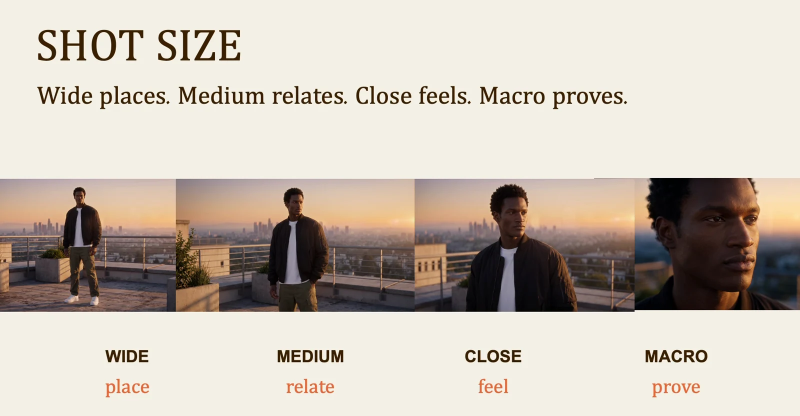
#> input picture resources/lesson-materials/2/0.webp, 1600 x 832 px, given in place of lesson-poster.raw.jpg, which was not available (shown at 1/2 size)
$ python build-placeholders.py
#> lines starting #> are read from the running program, lines starting #| are printed output that depends on the picture; pictures that were not available may be replaced by others from this repository, and a replacement may not be noted
#!/usr/bin/env python3
"""
Build the homepage's placeholder image set.

Two sources, no random stock photography:

  1. Real stills cropped from public/media/tutorial-2.mp4 for the lesson
     poster, the course-preview poster, the outcomes photo and Roan's
     portrait. These are on-brand because they are the actual course footage.

  2. Generated brand covers for the five learning paths and generated avatar
     tiles for the people we do not have photographs of yet. Both are drawn
     from the design tokens, so they read as a deliberate system rather than
     as mismatched stock.

Drop real photographs over any file in public/images/people/ using the same
filename and they will be picked up with no code change.

Usage:  python3 scripts/build-placeholders.py
"""

import subprocess
from pathlib import Path

from PIL import Image, ImageDraw, ImageFont

ROOT = Path(__file__).resolve().parent.parent
PEOPLE = ROOT / "public/images/people"
SCENES = ROOT / "public/images/scenes"
PATHS = ROOT / "public/images/paths"
VIDEO = ROOT / "public/media/tutorial-2.mp4"

for d in (PEOPLE, SCENES, PATHS):
    d.mkdir(parents=True, exist_ok=True)

# Design tokens (kept in sync with src/app/globals.css).
INK = (16, 24, 32)
INK_MUTED = (92, 110, 127)
SURFACE = (255, 255, 255)
SURFACE_SUBTLE = (238, 243, 247)
LINE = (216, 225, 232)
ACCENT = (6, 108, 148)
CREST = (2, 177, 224)
CREST_TINT = (207, 237, 249)
DEEP = (8, 43, 58)

BOLD = "/System/Library/Fonts/Supplemental/Arial Bold.ttf"
REG = "/System/Library/Fonts/Supplemental/Arial.ttf"


def font(path, size):
    return ImageFont.truetype(path, size)


# [4 lines left out: function centre, not called in this run]


def grab(seconds, out, crop=None, size=None):
    """Pull one frame from the tutorial footage."""
#> called with seconds = 1.2, size = (1280, 720)
    tmp = out.with_suffix(".raw.jpg")
    subprocess.run(
        ["ffmpeg", "-v", "error", "-ss", str(seconds), "-i", str(VIDEO),
         "-frames:v", "1", "-q:v", "2", str(tmp), "-y"],
        check=True,
    )
#> (this line was passed over: subprocess is not available in this run)
    im = Image.open(tmp).convert("RGB")
#> im is the input picture: PIL image 1600x832 RGB; mean R, G, B 199.4, 190.1, 179.3
    if crop:
        im = im.crop(crop)
    if size:
        im = im.resize(size, Image.LANCZOS)
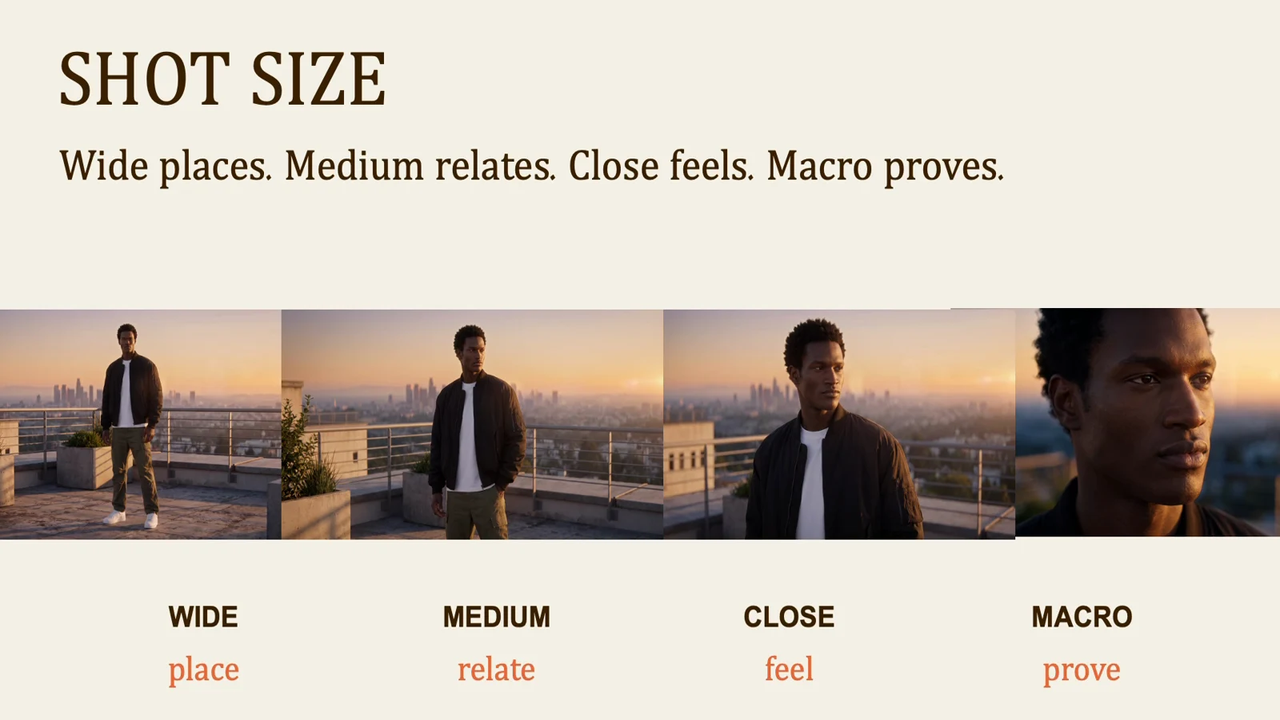
#> im: PIL image 1280x720 RGB; mean R, G, B 199.4, 190.1, 179.3
    im.save(out, quality=88)
    tmp.unlink()
    print("frame ->", out.relative_to(ROOT))


# [47 lines left out: functions crest, avatar, path_cover, not called in this run]


# --------------------------------------------------------------- real stills
grab(1.2, SCENES / "lesson-poster.jpg", size=(1280, 720))
grab(4.6, SCENES / "course-preview.jpg", size=(1280, 720))
#> call 2 of grab, with seconds = 4.6, size = (1280, 720)
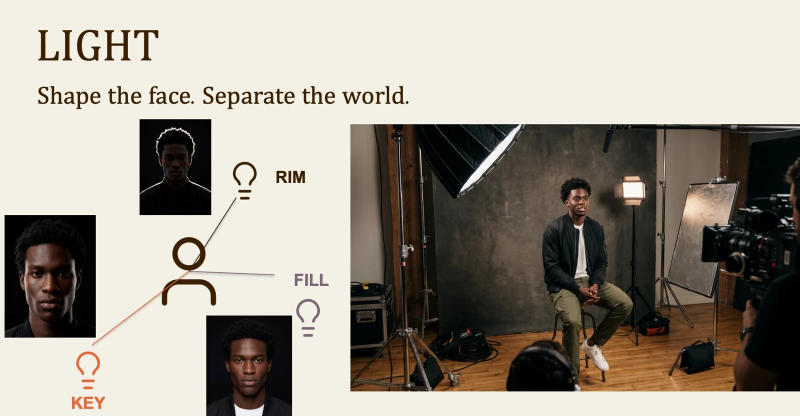
#> input picture resources/lesson-materials/2/1.webp, 1600 x 832 px, given in place of course-preview.raw.jpg, which was not available (shown at 1/2 size)
#> in grab, im is the input picture: PIL image 1600x832 RGB; mean R, G, B 158.4, 151.9, 141.7
#> in grab (call 2), `im = im.resize(size, Image.LANCZOS)`:
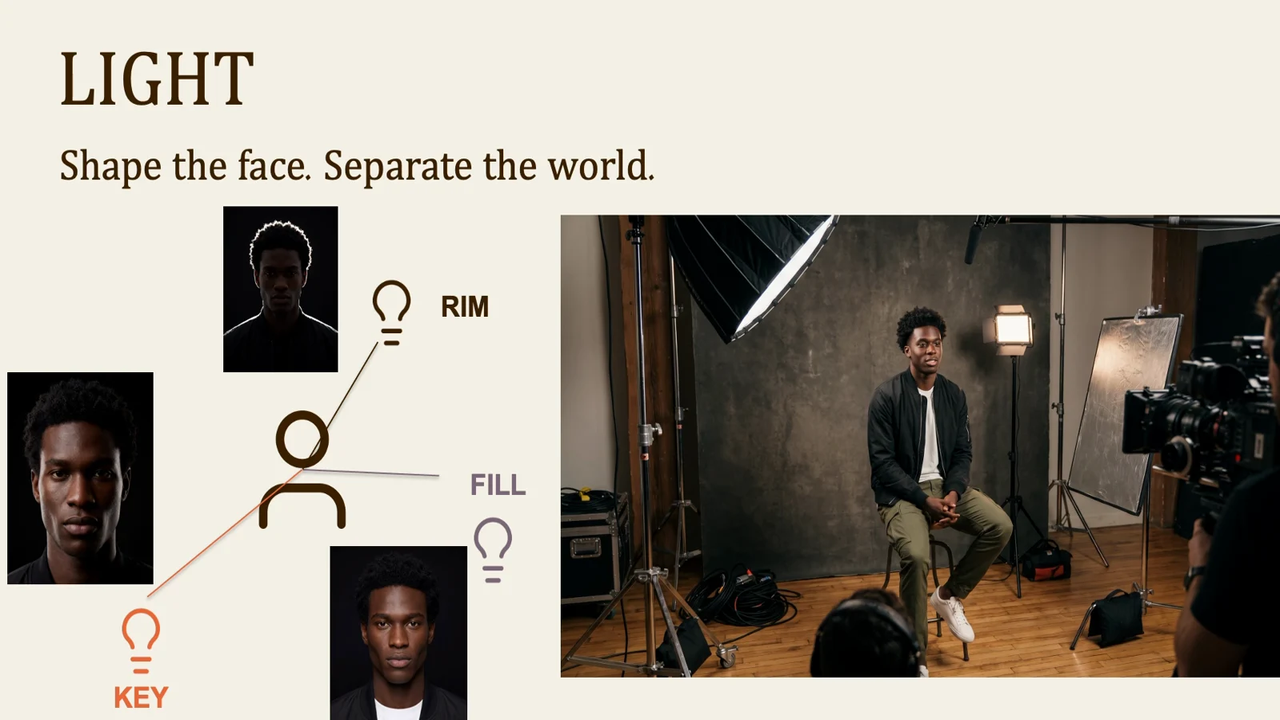
#> im: PIL image 1280x720 RGB; mean R, G, B 158.3, 151.9, 141.8
# The team band takes a wide desk-level slice so it reads as a different
# moment from the two talking-head stills.
grab(0.4, SCENES / "team-band.jpg", crop=(0, 330, 1280, 690), size=(2100, 590))
#> call 3 of grab, with seconds = 0.4, crop = (0, 330, 1280, 690), size = (2100, 590)
#> in grab (call 3), `im = im.crop(crop)`:
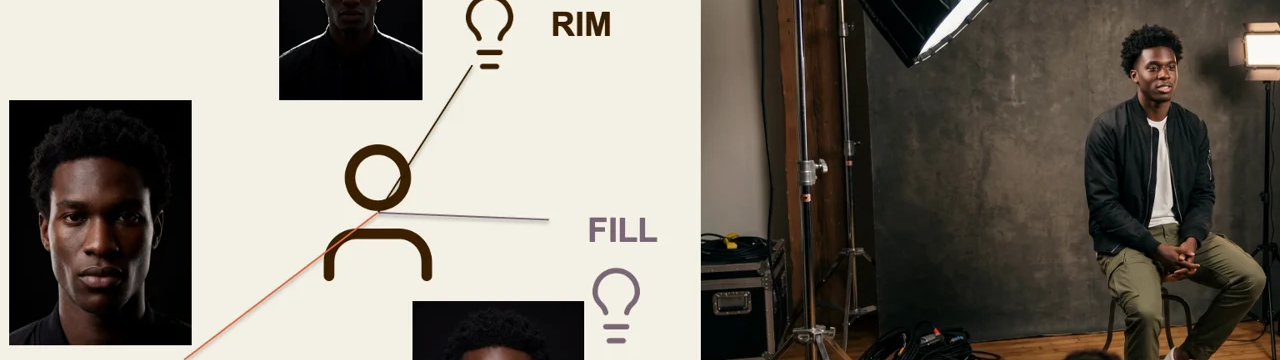
#> im: PIL image 1280x360 RGB; mean R, G, B 125.1, 119.2, 110.4
# Square portrait crop for the lead instructor, taken from the same footage.
grab(1.2, PEOPLE / "roan-weigert.jpg", crop=(400, 20, 880, 620), size=(800, 1000))
#> (the run stopped early here; a loop or call above may not have finished)
